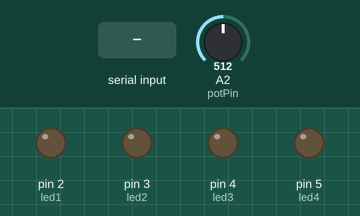
Simulated run of this sketch. Board: Arduino Uno, built with avr-gcc and run on an emulated ATmega328P. Shown: output pins drawn as LEDs (lit = HIGH). The test bench sets the inputs (shaded band); at power-on: A2 (potPin) = 512. What the sketch prints to the serial monitor is not drawn.

Above: at 1.2 s.
1.3 s: byte 30 received over Serial
At 2.3 s:
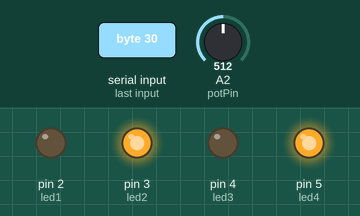
Timing chart, 0 to 4.3 s (numbered marks = the images above; inputs shaded):
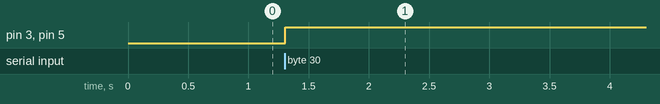

Measured:
- after the input at 1.3 s, pin 3 (led2), pin 5 (led4): LOW → HIGH at once

The sketch:

musicArdLED.ino
```cpp
int led1 = 2;
int led2 = 3;
int led3 = 4;
int led4 = 5;
int potPin = A2;
int potState = 0;

int a=0;
int b=0;
int c=0;
int d=0;

void setup() {
  pinMode(led1, OUTPUT);
  pinMode(led2, OUTPUT);
  pinMode(led3, OUTPUT);
  pinMode(led4, OUTPUT);
  pinMode(potPin, INPUT);
  Serial.begin (9600);
}

void loop() {
  potState = analogRead(potPin);    // read the value from the sensor
  if (Serial.available() > 0) {
                a = Serial.read();
                b = Serial.read();
                c = Serial.read();
                d = Serial.read();

                analogWrite(led1, a);
                analogWrite(led2, b);
                analogWrite(led3, c);
                analogWrite(led4, d);
  }
  delay(100);
Serial.println(potState);

}
```
